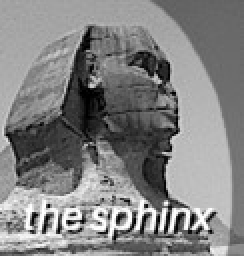
#> input picture DCT/farao.jpg, 122 x 128 px (shown 2 times larger)
$ python total.py
#> lines starting #> are read from the running program, lines starting #| are printed output that depends on the picture
import cv2
import matplotlib.pyplot as plt
import numpy as np
from PIL import Image


# Leser bildet i sort/hvit
img = cv2.imread('farao.jpg', 0)
#> img is the input picture: shape (128, 122); min 0, max 255, mean 130.4


# Omgjør bildet til float32
imf = np.float32(img)

# Finner discrete cosine transform av bildet
dct = cv2.dct(imf, cv2.DCT_ROWS)
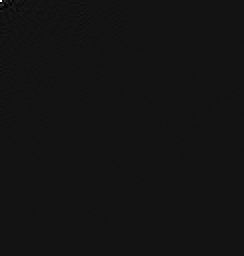
#> dct: shape (128, 122) float32 (shown 2 times larger); min -1316.6, max 16292, mean 1.3; drawn with min black and max white

# Omgjør bildet til array
img_arr = np.array(dct)

# Klipper dct bildet
height = int(img_arr.shape[0])
#> height = 128
width = int(img_arr.shape[1])
#> width = 122
newheigt = int(input(f'Tall mellom 0 og {height}: '))
#> the answer given: 100
#> newheigt = 100
newwith = int(input(f'Tall mellom 0 og {width}: '))
#> the answer given: 100
#> newwith = 100
img_arr[newheigt:, :] = 0
img_arr[:, newwith:] = 0
#> img_arr: shape (128, 122) float32; min -1316.6, max 16292, mean 1.3

# Lagrer klippet dct bildet
img2 = Image.fromarray(img_arr).convert('RGB')
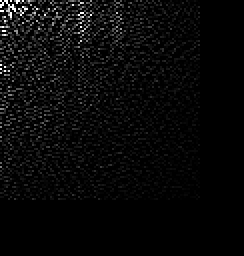
#> img2: PIL image 122x128 RGB (shown 2 times larger); min 0, max 255, mean 9
img2.save("klippet.jpg")

# Finner den inverse discrete cosine transform av dct bildet
img1 = cv2.idct(img_arr)
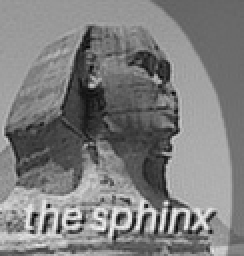
#> img1: shape (128, 122) float32 (shown 2 times larger); min -28.46, max 291.7, mean 130.4; drawn with min black and max white

# Omgjør bildet til uint8
img1 = np.uint8(img1)
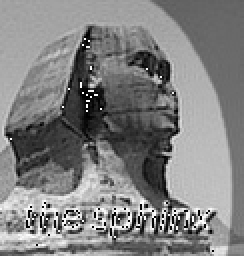
#> img1: shape (128, 122) (shown 2 times larger); min 0, max 255, mean 128.6

# Lagrer bildet
cv2.imwrite("DCT.jpg", dct)
cv2.imwrite("IDCT back image.jpg", img1)

$ run again, with DCT/Joddski.jpg copied over DCT/farao.jpg
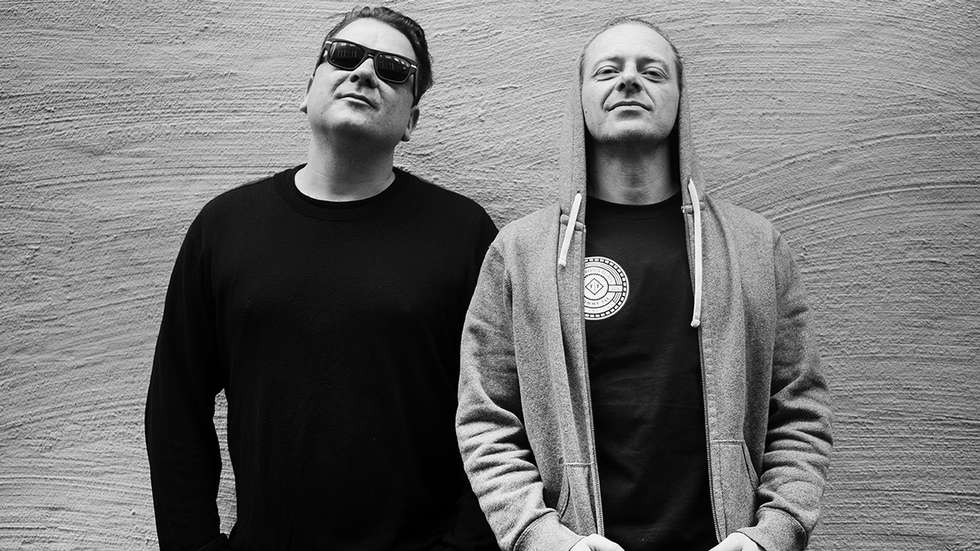
#> input picture DCT/Joddski.jpg, 980 x 551 px
#> img is the input picture: shape (551, 980); min 0, max 255, mean 112.1
#> `img1 = cv2.idct(img_arr)`:
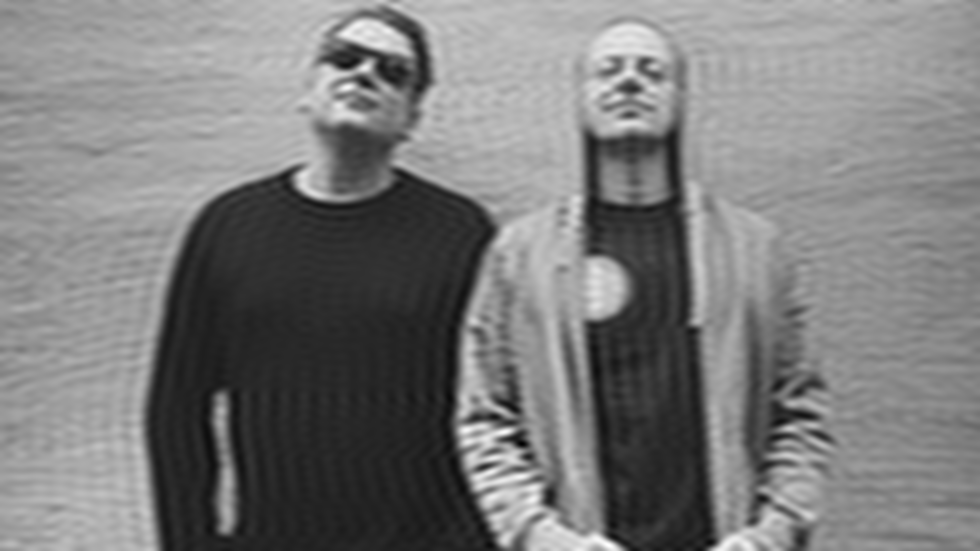
#> img1: shape (551, 980) float32; min -36.88, max 271.2, mean 112.1; drawn with min black and max white
#> `cv2.imwrite("DCT.jpg", dct)`:
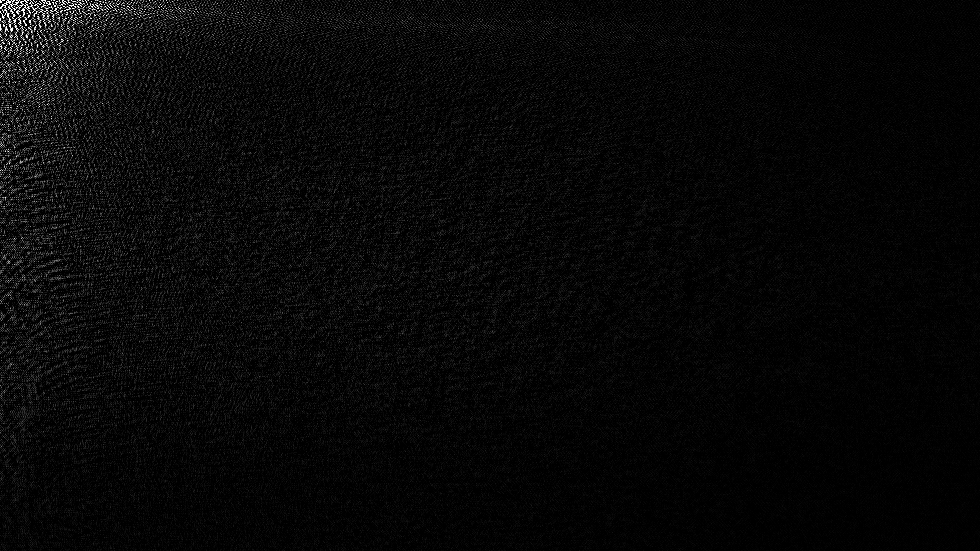
#> saved as DCT.jpg: shape (551, 980); min 0, max 255, mean 7.5
